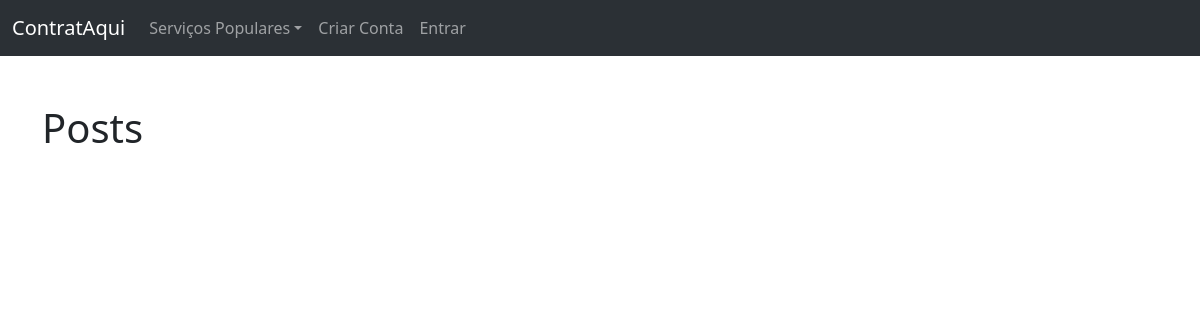
The app's page /, older data.
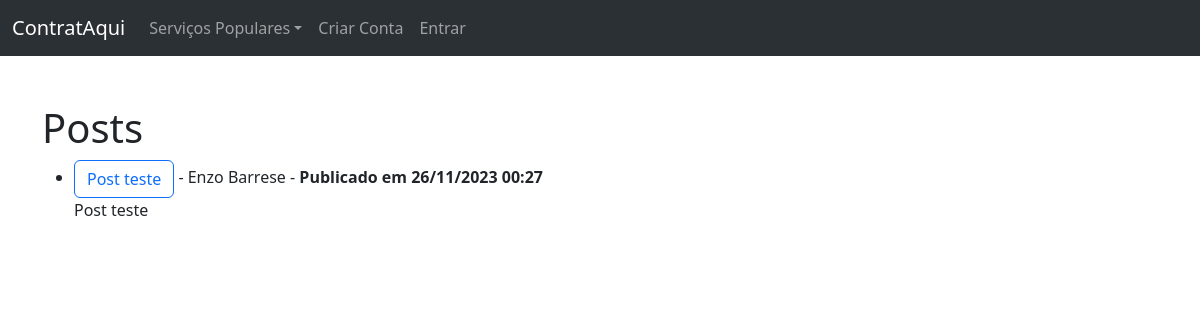
The same page, newer data.
### site_final/models.py (models this page shows, shortened)
class Post(models.Model):
    título = models.CharField(max_length=255)
    tag_aba = models.CharField(max_length=255)
    autor = models.ForeignKey(User, on_delete=models.CASCADE)
    corpo = models.TextField()
    data_postagem = models.DateTimeField(auto_now_add=True)
    Category = models.ManyToManyField(Category)

### site_final/views.py (the view)
# urls.py: path('',HomeView.as_view(),name="home"),
class HomeView(ListView):
    model = Post
    template_name = "home.html"
    ordering = ['-data_postagem']
    def get_context_data(self, *args, **kwargs):
        list_types = Category.objects.all()
        context = super(HomeView,self).get_context_data( *args, **kwargs)
        context["list_types"] = list_types
        return context

### site_final/models.py (called while the page is built)
    def __str__(self):
        return self.type

### site_final/templates/home.html (shortened to what this page needs)
<!DOCTYPE html>
<html lang="en">
<head>
</head>
<body>
    {% extends 'base.html' %}
    {% block content %}
    <h1>Posts</h1>
    <ul>
    {% for post in object_list %}
    <li>
    <a href="{% url 'article-detail' post.pk %}", class="btn btn-outline-primary">{{post.título}}</a> - {{post.autor.first_name}}
    {{post.autor.last_name}} - <strong> Publicado em {{post.data_postagem|date:"d/m/Y H:i"}}</strong><br/>
    {{post.corpo|slice:":200"|safe}}
    </li>
    {% endfor %}
    </ul>
    {% endblock %}

Row changes from the older to the newer data that the page shows:
added Post: título "Post teste", autor.first_name "Enzo", autor.last_name "Barrese", data_postagem "26/11/2023 00:27", corpo "Post teste"
